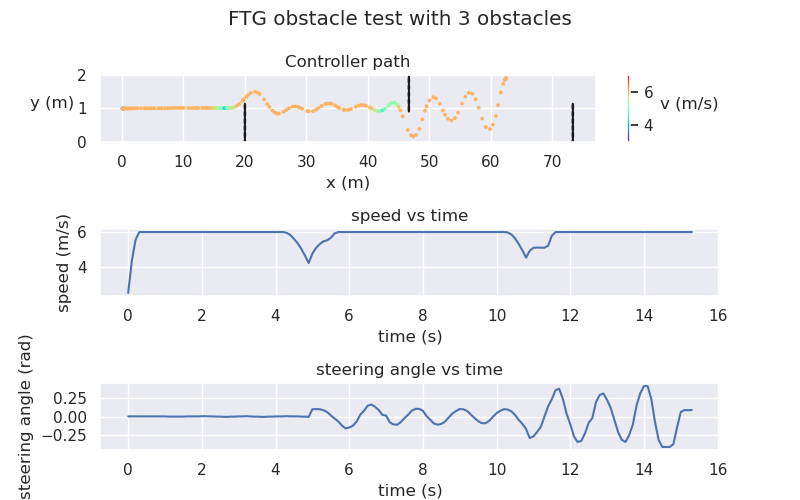

Write Python code to recreate this figure.
import numpy as np
import rosgraph
import os
import time
import csv
import sys
import pandas as pd
import matplotlib.pyplot as plt
import seaborn as sns
import matplotlib
import matplotlib.colors as colors
import matplotlib.cm as cmx


sns.set_theme(context='notebook', style='darkgrid', palette='deep', font='sans-serif', font_scale=1, color_codes=True, rc=None)


cwd=sys.path[0]
print(cwd)
num_obs=3
csv_filepath=cwd+"/../logs/obs"+str(num_obs)#+plot_var+"curve"
df=pd.read_csv(csv_filepath)

#df.mean_laptime = df.mean_laptime.apply(pd.to_numeric, errors='coerce')
#df.std_dev = df.std_dev.apply(pd.to_numeric, errors='coerce')
#df = df.replace({np.nan: 0})    
fig, ((ax1, ax2, ax3)) = plt.subplots(3, 1, figsize=(8, 5))
cmap = plt.get_cmap('rainbow')
cNorm  = colors.Normalize(vmin=3, vmax=7)
scalarMap = cmx.ScalarMappable(norm=cNorm, cmap=cmap)
ax1.set_clip_on(False)

ax1.annotate("y (m)", (-15, 1), fontsize="medium", annotation_clip=False)
ax1.annotate("v (m/s)", ( df.x.max()+25, 1), fontsize="medium", annotation_clip=False)

#ax1.plot(-df.x_c[9:], df.y_c[9:], linewidth=12, color=(0,0,0,0.25), label="track", zorder=-1)#ftg
#ax1.plot(-df.x_c[165:], df.y_c[165:], linewidth=12, color=(0,0,0,0.25), label="track", zorder=-1)#pp1
#ax1.plot(-df.x_c[50:], df.y_c[50:], linewidth=12, color=(0,0,0,0.25), label="track", zorder=-1)#pp2
j=num_obs
xupper=20
yupper=0.4
factor=5
factorx=4
for k in range(j):
        for i in range (6):
            circ_rad=yupper/20
            ystart=0.2*(k%2)
            print(ystart)
            x_pos=3+k*xupper/j+2
            circle = plt.Circle((factorx*x_pos, factor*(ystart+i*2*(circ_rad+0.001))), factor*circ_rad, color='k')
            ax1.add_patch(circle)


ax1.scatter(df.x, df.y, s=3, c=scalarMap.to_rgba(df.v), cmap='rainbow', label="path taken by FTG", norm=matplotlib.colors.SymLogNorm(linthresh=1, vmin=0, vmax=7))
# ax1.arrow(50, -50, 10, 0, color="k", label="direction of travel", length_includes_head=True,
#           head_width=2.5, head_length=2.5)
# #ax1.annotate("direction of travel", xy=(80, -50), xytext=(50, -55),arrowprops=dict(arrowstyle="->"), color="k")
scalarMap.set_array([])
fig.colorbar(scalarMap,ax=ax1)

#ax1.legend()

t=np.arange(len(df.v))*0.1
ax1.set_ylim(0,2)
ax2.plot(t, df.v)
ax3.plot(t, df.delta)
ax1.set_xlabel("x (m)")
ax2.set_ylabel("y (m)")
ax1.set_title("Controller path")
ax2.set_xlabel("time (s)")
ax3.set_xlabel("time (s)")
ax2.set_ylabel("speed (m/s)")
ax3.set_ylabel("steering angle (rad)")
ax2.set_title("speed vs time")
ax3.set_title("steering angle vs time")
# for ax, node_type, controller in zip([ax1, ax2, ax3], ["ftg", "centerline", "centerline_with_constraints"], ["FTG", "PP1", "PP2"]):
#     #df = df.drop(df[df.dnf==True].index)
#     df_FTG= df[df.node_type==node_type]
#     idx=np.asarray([i for i in range(len(df_FTG[plot_var]))])
#     ax.set_xticks([3,4,5,6,7])
#     #print(len(df_FTG[plot_var]))
#     ax.set_xticklabels(df_FTG[plot_var])
#     #color=(0.5,0.5,0.5,(3-df_FTG['collisions'])*0.3)
#     color=[]
#     for i in range(len(df_FTG['collisions'])):
#         if ax==ax1:
#             color.append((1,0,0,(4-df_FTG['collisions'].iloc[i])*0.25))
#         if ax==ax2:
#             color.append((0,1,0,(4-df_FTG['collisions'].iloc[i])*0.25))
#         if ax==ax3:
#             color.append((0,0,1,(4-df_FTG['collisions'].iloc[i])*0.25))
        
#     #print(df_FTG['mean_laptime'])
#     ax.bar(x=df_FTG[plot_var], height=df_FTG['mean_laptime'], yerr=df_FTG['std_dev'], color=color)

#     if ax==ax2:
#         ax.set_xlabel(plot_var)
#     if ax==ax1:
#         ax.set_ylabel("mean lap time (s)")
#     ax.set_title(controller)
#     plt.ylim(67, 85)
#     plt.xlim(3,7)

fig.suptitle("FTG obstacle test with "+ str(num_obs)+" obstacles")
plt.subplots_adjust(
                    bottom=0.1, 
                    top=0.85, 
                    wspace=0.0, 
                    hspace=1.3)
#plt.axhline(y=74, xmin=0, xmax= 5/17)
#plt.hlines(87, 0.1, 1.5, color='red')
#plt.show()

fig.savefig(cwd+"/obs_"+str(num_obs)+".png")
